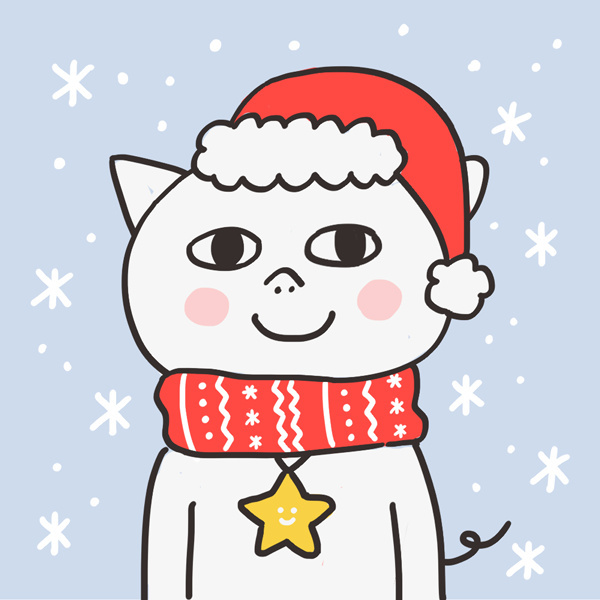
#> input picture test.jpg, 600 x 600 px
$ python test74.py
#> lines starting #> are read from the running program, lines starting #| are printed output that depends on the picture
#!/usr/bin/env python3
# -*- coding:utf-8 -*-
'''
 * @Author: PythonZhe
 * @Date: 2018-03-17 15:14:20
 * @Last Modified by:   PythonZhe
 * @Last Modified time: 2018-03-17 15:14:20
 * @Desc: 常见第三方模块
'''

# Pillow
from PIL import Image

# 打开一个jpg文件(当前路径下)
im = Image.open('test.jpg')
#> im is the input picture: PIL image 600x600 RGB; mean R, G, B 211.4, 204, 211.3
w,h = im.size
#> w = 600; h = 600
print('Original image size: %sx%s' % (w, h))
#| Original image size: 600x600
# 缩放到50%:
im.thumbnail((w//2, h//2))
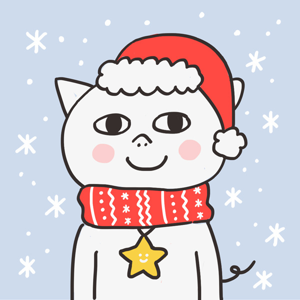
#> im: PIL image 300x300 RGB; mean R, G, B 211.4, 203.9, 211.3
print('Resize image to: %sx%s' % (w//2, h//2))
#| Resize image to: 300x300
# 把缩放后的图像用jpeg格式保存:
im.save('thumbnail.jpg', 'jpeg')

# 其他功能如切片、旋转、滤镜、输出文字、调色板等一应俱全。

# 比如，模糊效果也只需几行代码：

from PIL import Image,ImageFilter
im = Image.open('test.jpg')
# 应用模糊滤镜
im2 = im.filter(ImageFilter.BLUR)
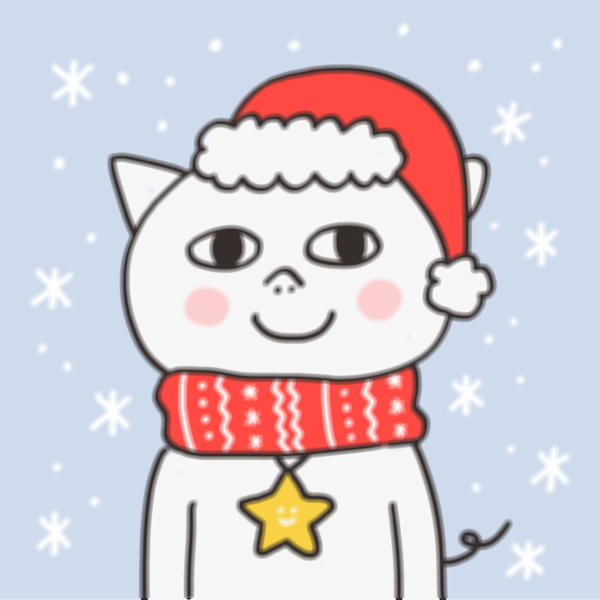
#> im2: PIL image 600x600 RGB; mean R, G, B 211.4, 204, 211.4
im2.save('blur.jpg','jpeg')

# PIL的ImageDraw提供了一系列绘图方法，让我们可以直接绘图。比如要生成字母验证码图片：
from PIL import Image, ImageDraw, ImageFont, ImageFilter

import random

# 随机字母:
def rndChar():
    return chr(random.randint(65, 90))

# 随机颜色1:
def rndColor():
    return (random.randint(64, 255), random.randint(64, 255), random.randint(64, 255))

# 随机颜色2:
def rndColor2():
    return (random.randint(32, 127), random.randint(32, 127), random.randint(32, 127))

# 240 x 60:
width = 60 * 4
height = 60
image = Image.new('RGB', (width, height), (255, 255, 255))
#> image: PIL image 240x60 RGB; every value is 255
# 创建Font对象:
font = ImageFont.truetype('Arial.ttf', 36)
# 创建Draw对象:
draw = ImageDraw.Draw(image)
# 填充每个像素:
for x in range(width):
    for y in range(height):
        draw.point((x, y), fill=rndColor())
# 输出文字:
for t in range(4):
    draw.text((60 * t + 10, 10), rndChar(), font=font, fill=rndColor2())
# 模糊:
image = image.filter(ImageFilter.BLUR)
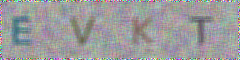
#> image: PIL image 240x60 RGB; mean R, G, B 156.1, 155.4, 156.5
image.save('code.jpg','jpeg')
